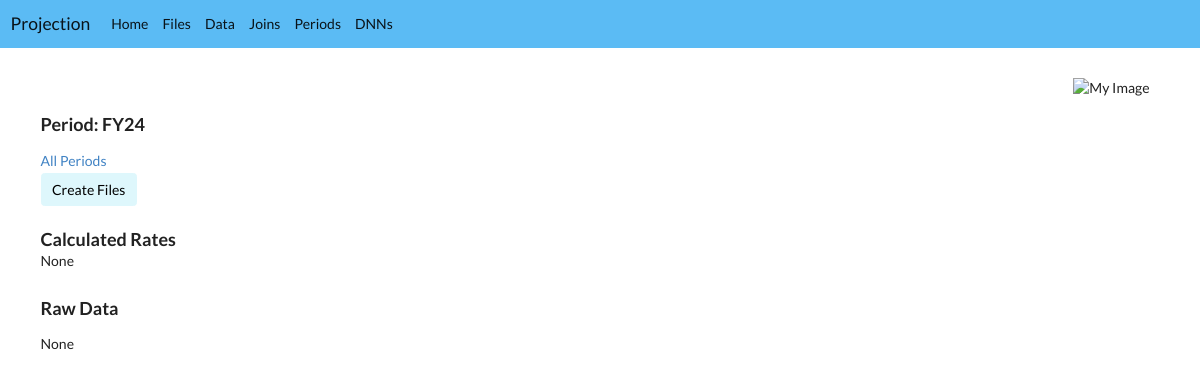
The page /item/period/14 on the database its author committed.
### app/models.py (models this page shows, shortened)
class Period(Model):
    name = "period"
    name_singular = "Period"
    name_plural = "Periods"
    description = "A Period contains all Joins with dates between the Period's start and end date."
    name = CharField(max_length=10, null=True)
    start_date = DateField(null=True, blank=True)
    end_date = DateField(null=True, blank=True)
    file = ForeignKey(FileModel, related_name="period_file", on_delete=SET_NULL, null=True)
    rate_file = ForeignKey(FileModel, related_name="rate_file", on_delete=SET_NULL, null=True)

class FileModel(Model):
    TYPE_CHOICES = [
        ("start", "Start File"),
        ("end", "End File"),
        ("data", "Data File"),
        ("joint", "Joint File"),
        ("lapse", "Lapse File"),
        ("rate", "Rate File"),
        ("assumption", "Assumption File"),
        ("projection", "Projection File"),
    ]
    name = "file"
    name_singular = "File"
    name_plural = "Files"
    description = "Data, Joins, Periods and DNNs each create files. Those files are listed below. To view a file, click on the relevant button."
    name = CharField(max_length=512)
    time_stamp = DateTimeField(auto_now_add=True, null=True,blank=True)
    last_update = DateTimeField(null=True,blank=True)
    document = FileField(upload_to="files/", blank=True, null=True)
    type = CharField(max_length=100, blank=True, null=True, choices=TYPE_CHOICES)
    def df(self):
        try:
            return pd.read_csv(str(self.name))
        except:
            return None
    def df_html(self):
        df = self.df()
        if df is None: return None

### app/views.py (the view)
# urls.py: path("item/<model_str>/<id>", item, name="item"),
def item(request, model_str, id):
    model, form = get_model(model_str)
    item = model.objects.get(id=id)
    dnns = DNN.objects.all()
    context = {'item': item, 'model_str': model_str, "dnns": dnns}
    return render(request, model_str + ".html", context)

### app/forms.py (called while the page is built)
def get_model(model_str):
    if model_str == "file": return FileModel, None
    if model_str == "data": return Data, None
    if model_str == "join": return Join, None
    if model_str == "period": return Period, PeriodForm
    if model_str.lower() == "dnn": return DNN, DNNForm
    if model_str == "projection": return Projection, ProjectionForm
    if model_str == "proj_ind": return Proj_Ind, None
    if model_str == "setting": return Setting, SettingForm

### app/templates/period.html
{% extends 'base.html'%}
{% block content %}
<h3>Period: {{ item.name }}</h3>
<a href="{% url 'list' model_str %}">All {{ model_str | capfirst }}s</a><br>
<a class="btn btn-yak" href="{% url 'create_files' model_str item.id %}">Create Files</a><br><br>
<div class="row">
    <div class="col-sm-12">
        <h3>Calculated Rates {{ item.rate_file.df.shape }}</h3>
        {{ item.rate_file.df_html | safe }}
    </div>
</div>
<h3>Raw Data {{ item.file.df.shape }}</h3>
{{ item.file.df_html | safe }}
<br><br><br>
{% endblock %}

### app/static/styles.css (style rules this page uses)
.btn-yak { color: black; background-color: #DEF7FC; border-color: #DEF7FC; margin-top: 2px; margin-bottom: 2px; }

### rows shown on the page
Period: name "FY24", rate_file.df_html "None", file.df_html "None"
FileModel: type "Period"
